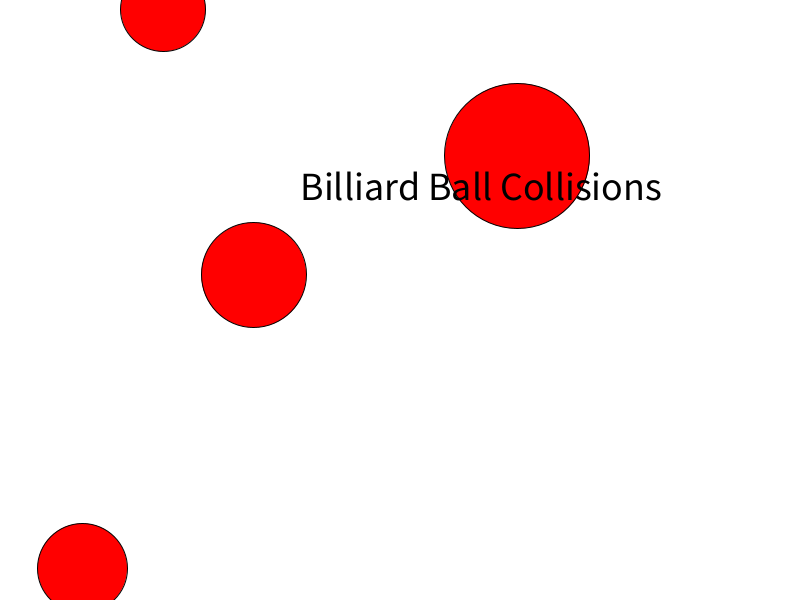
Frame 1 (no input)
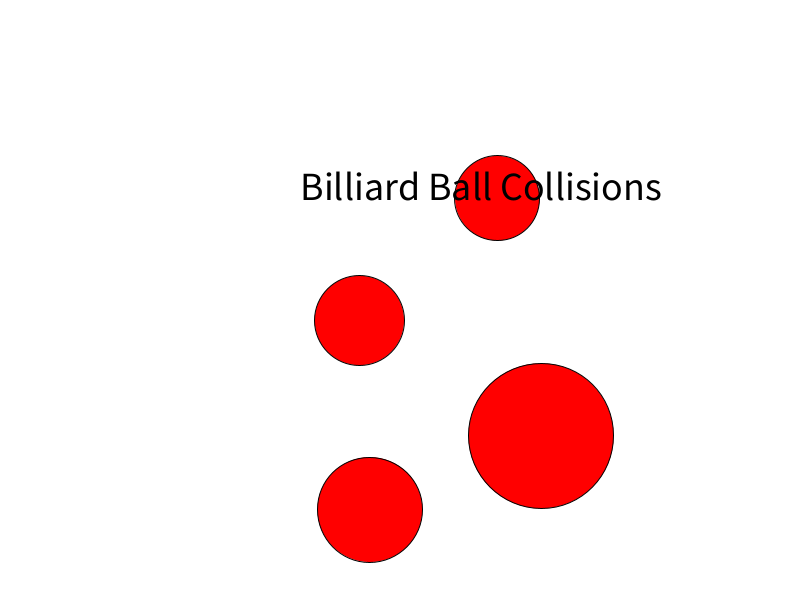
Frame 60 (the mouse pressed at the canvas centre just before this capture)
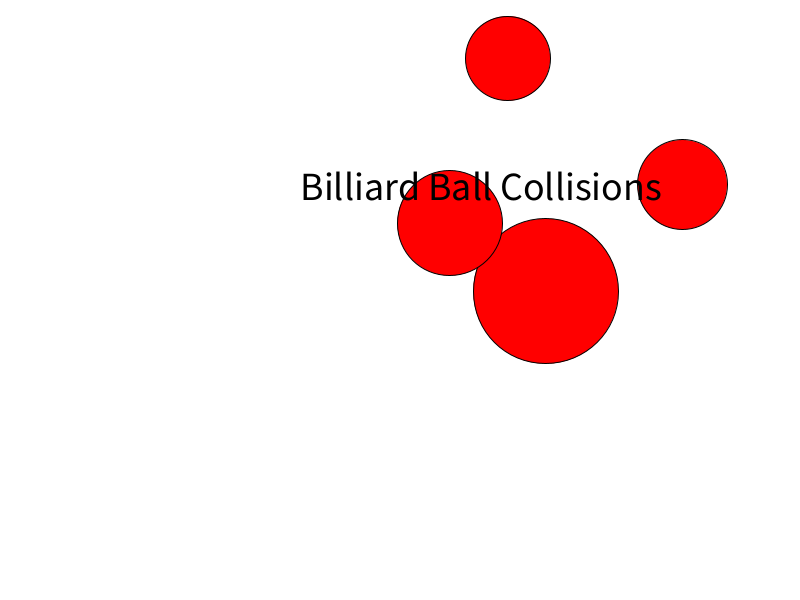
Frame 120 (the mouse held since frame 60 and released just before this capture)

The Processing sketch that drew these frames (run headless with seeded random() and noise(); from frame 60 on, the mouse is pressed at the canvas centre):

// Processing sketch: collisions
// ── collisions.pde
Ball[] balls;
int numBalls = 4;


void setup(){
  size(800,600);
  balls = new Ball[numBalls];
  for(int i = 0; i < numBalls; i++){
    balls[i] = new Ball(random(width), random(height));
  }
  
  
}

void draw(){
  background(255);
  for(int i = 0; i < balls.length; i++){
    balls[i].display();
    balls[i].move();
  }
  textSize(40);
  textMode(LEFT);
  fill(0);
  text("Billiard Ball Collisions", width/4+100, 200);
  
  for(int i = 0; i < balls.length-1; i++){
    for(int j = i+1; j<balls.length; j++){
      collision(balls[i], balls[j]);
    }
  }
  
}

void collision(Ball b1, Ball b2){
  float dx = b2.x - b1.x;
  float dy = b2.y - b1.y;
  float dist = sqrt(dx*dx+dy*dy);
  
  if(dist < b1.radius + b2.radius){
    float angle = atan2(dy,dx);
    float sin = sin(angle), cos = cos(angle);
    
    float x1 = 0, y1 = 0;
    float x2 = dx*cos+dy*sin;
    float y2 = dy*cos-dx*sin;
    
    // rotate velocity
    float vx1 = b1.vx*cos+b1.vy*sin;
    float vy1 = b1.vy*cos-b1.vx*sin;
    float vx2 = b2.vx*cos+b2.vy*sin;
    float vy2 = b2.vy*cos-b2.vx*sin;
    
    float vx1final = ((b1.mass-b2.mass)*vx1+2*b2.mass*vx2)/(b1.mass+b2.mass);
    float vx2final = ((b2.mass-b1.mass)*vx2+2*b1.mass*vx1)/(b1.mass+b2.mass);
    
    vx1 = vx1final;
    vx2 = vx2final;
    
    //x1+=vx1;
    //x2+=vx2;
    //float absV = abs(vx1)+abs(vx2);
    //float overlap = (b1.radius+b2.radius)-abs(x1-x2);
    //x1 += vx1/absV*overlap;
    //x2 += vx2/absV*overlap;
    
    //float x1final = x1*cos-y1*sin;
    //float y1final = y1*cos+x1*sin;
    float x2final = x2*cos-y2*sin;
    float y2final = y2*cos+x2*sin;
    
    b2.x = b1.x + x2final;
    b2.y = b1.y + y2final;
    
    //b1.x = b1.x + x1final;
    //b1.y = b1.y + y1final;
    
    //rotate vel back
    b1.vx = vx1*cos-vy1*sin;
    b1.vy = vy1*cos+vx1*sin;
    b2.vx = vx2*cos-vy2*sin;
    b2.vy = vy2*cos+vx2*sin;
    
    
    
    }
 
}

// ── Ball.pde
class Ball{
  float x,y,radius;
  float vx, vy, mass;
  Ball(float x_, float y_){
    x = x_;
    y = y_;
    radius = random(25, 75);
    vy = random(4,7);
    vx = random(3, 10);
    mass = radius/50;   
  }  
  void display(){
    fill(255,0,0);
    ellipse(x,y,2*radius,2*radius);
  }
  void move(){
    x += vx;
    y += vy;
    if(x > width - radius){
      x = width - radius;
      vx = -vx; 
    }
    if(x < radius){
      x = radius;
      vx = -vx;
    }
    if(y > height - radius){
      y = height - radius;
      vy = -vy; 
    }
    if(y < radius){
      y = radius;
      vy = -vy; 
    } 
  }
}
